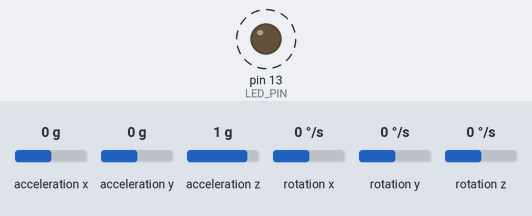
Bench run of a sketch on a simulated Arduino Uno, built with avr-gcc and run on an emulated ATmega328P. On the bench: output pins drawn as LEDs (lit = HIGH). Dashed ring = blinking. The test bench sets the inputs (shaded band); at power-on: acceleration x 0 g, acceleration y 0 g, acceleration z 1 g, rotation x 0 °/s, rotation y 0 °/s, rotation z 0 °/s. What the sketch prints to the serial monitor is not drawn.

Above: at 1.05 s.
Timing chart, 0 to 4.0 s (numbered marks = the images above):
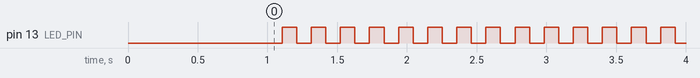

The sketch:

sketch_aug08a_mpu6050.ino
```cpp
// (licence header left out)
/*
   Notes from Brian Patton 4/19/18
   connection to the Teensy
   MPU 6050     Teensy
   Vcc          3.3V
   GND          GND
   SCL          pin A5
   SDA          pin A4
   XDA          NC  (no connection)
   XCL          NC  (no connection)
   ADO          NC
   INT          pin 2
*/

#include "Wire.h"
#include "I2Cdev.h"
#include "MPU6050.h"

MPU6050 accelgyro;
unsigned long time;
int16_t ax, ay, az;
int16_t gx, gy, gz;
float heading;
#define LED_PIN 13
bool blinkState = false;

void setup() {
  Wire.begin();   // join I2C bus (I2Cdev library doesn't do this automatically)
  Serial.begin(115200); // Set baud rate to 115200 (figure out ways to double it)
  while (!Serial);

  Serial.println("Initializing I2C devices...");
  delay(500);
  accelgyro.initialize();
  accelgyro.setI2CBypassEnabled(true);

  // verify connection
  Serial.println("Testing device connections...");
  Serial.println(accelgyro.testConnection() ? "MPU6050 connection successful" : "MPU6050 connection failed");
  delay(500);
  accelgyro.setFullScaleAccelRange(0);
  pinMode(LED_PIN, OUTPUT);   // configure Arduino LED
}


void loop() {
  time = millis();  //prints time since program started
  // read raw accel/gyro measurements from device
  accelgyro.getMotion6(&ax, &ay, &az, &gx, &gy, &gz);

  // these methods (and a few others) are also available
  // accelgyro.getAcceleration(&ax, &ay, &az);
  // accelgyro.getRotation(&gx, &gy, &gz);

//  printData();
  plotAccel();
  // plotGyro();
  blinkState = !blinkState; // blink LED to indicate activity
  digitalWrite(LED_PIN, blinkState);
  //  delay(100); // run at ~100 Hz
}

void printData() {
  // display tab-separated accel/gyro x/y/z values
  Serial.print("a/g/m/Time:\t");
  Serial.print(ax); Serial.print("\t");
  Serial.print(ay); Serial.print("\t");
  Serial.print(az); Serial.print("\t");
  Serial.print(gx); Serial.print("\t");
  Serial.print(gy); Serial.print("\t");
  Serial.print(gz); Serial.print("\t");

  Serial.println(time);
  delay(100); // run at ~100 Hz
}

void plotAccel() {
  Serial.print(ax); Serial.print(",");
  Serial.print(ay); Serial.print(",");
  Serial.println(az);
  delay(100); // run at ~100 Hz
}

void plotGyro() {
  Serial.print(gx); Serial.print(",");
  Serial.print(gy); Serial.print(",");
  Serial.println(gz);
  delay(200); //
}
```

Measured:
- by itself, pin 13 (LED_PIN): alternates HIGH for 0.10 s and LOW for 0.10 s
